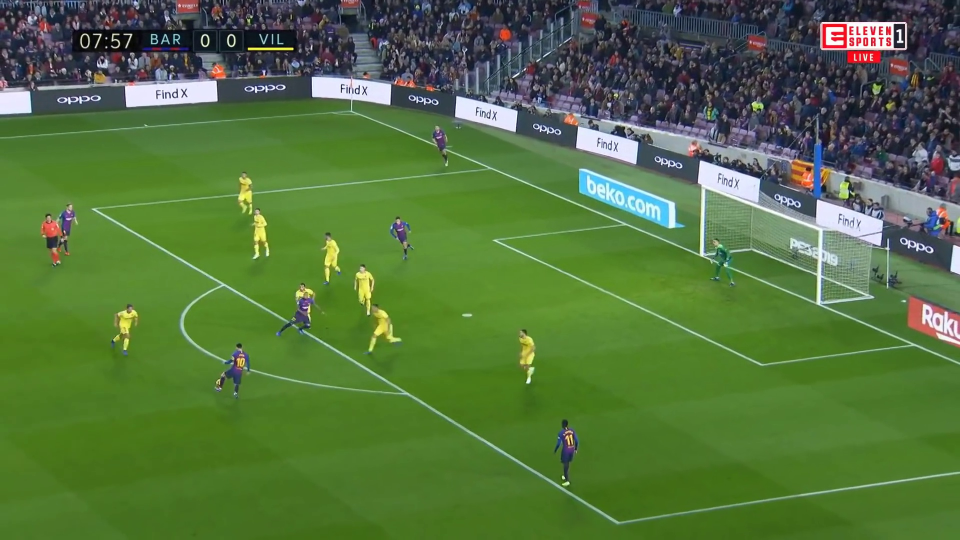
#> input picture images/OG.jpg, 1920 x 1080 px (shown at 1/2 size)
$ python -i VanishingPointUtils.py   (imports and definitions only)
#> lines starting #> are read from the running program, lines starting #| are printed output that depends on the picture; after the words box and inside, x2 and y2 are one past the last pixel; in counts of white or black regions, pixels touching at a corner belong together
#> further down, picture is the input picture: shape (1080, 1920, 3); mean B, G, R 62.1, 114.8, 83.8
import cv2
import numpy as np
import itertools
import random
from itertools import starmap
import math

# [94 lines left out: function get_vertical_lines, not called in this run]

def get_horizontal_lines(image):
    img = image
    selectedLines = []
    selectedLinesParams = []
    linesFound = False
    BlueRedMask = 100

    while linesFound == False:
        hsv = cv2.cvtColor(img, cv2.COLOR_BGR2HSV)
        mask = cv2.inRange(hsv, (36, BlueRedMask, BlueRedMask), (100, 255,255))
        imask = mask>0
        green = np.zeros_like(img, np.uint8)
        green[imask] = img[imask]
        gray = cv2.cvtColor(img,cv2.COLOR_BGR2GRAY)
        edges = cv2.Canny(gray,150,250,apertureSize = 3)
        minLineLength = 1
        maxLineGap = 1250
        lines = cv2.HoughLines(edges,1,np.pi/180, 200)
        if lines.any():
            if len(lines) > 2:
                linesFound = True
            else:
                BlueRedMask -= 10
#> this loop made 1 pass
#> pass 1, in get_horizontal_lines, `mask = cv2.inRange(hsv, (36, BlueRedMask, BlueRedMask), (100, 255,255))`:
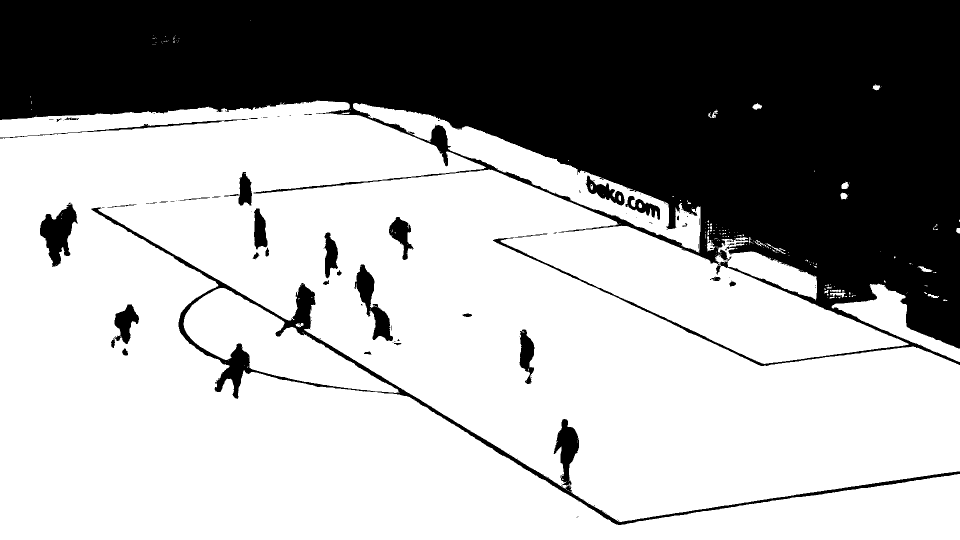
#> mask: shape (1080, 1920) (shown at 1/2 size); 64.7% white; 129 black regions (92 under 20 px), largest, box (x1, y1, x2, y2) and area: (0, 0, 1920, 732) 681146, (183, 415, 1920, 1050) 21487, (80, 407, 155, 534) 4955
#> pass 1, in get_horizontal_lines, `gray = cv2.cvtColor(img,cv2.COLOR_BGR2GRAY)`:
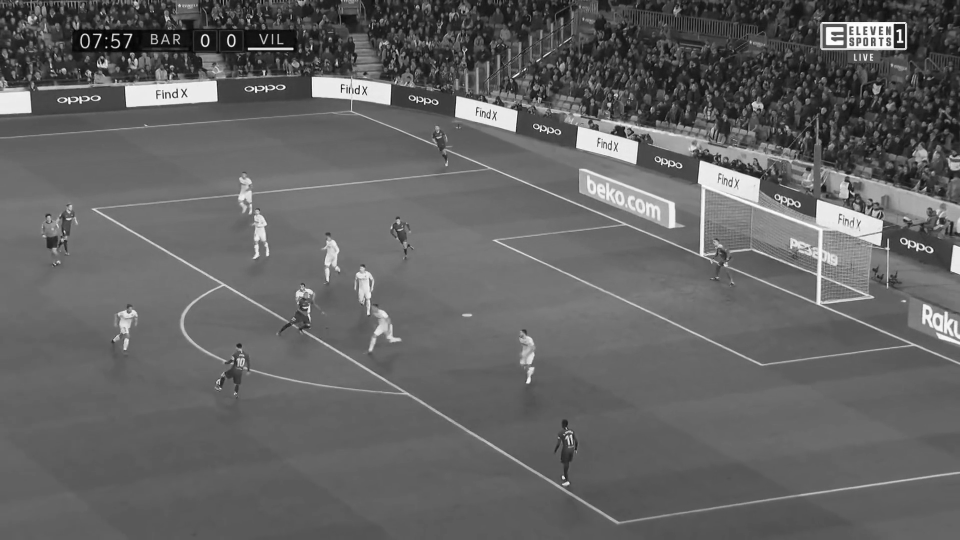
#> gray: shape (1080, 1920) (shown at 1/2 size); min 0, max 255, mean 99.5
#> after the loop:
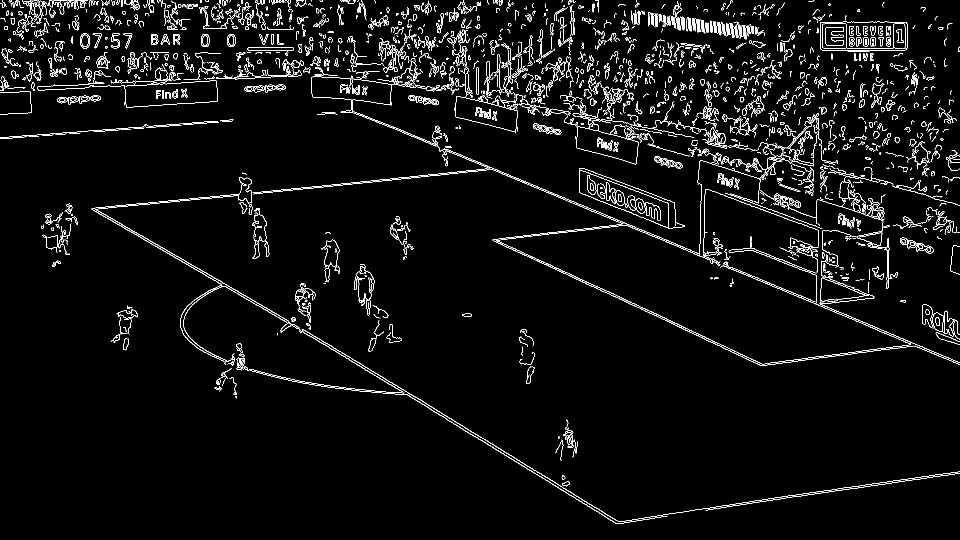
#> edges: shape (1080, 1920) (shown at 1/2 size); 3.9% white in thin lines or dots
#> after the loop:
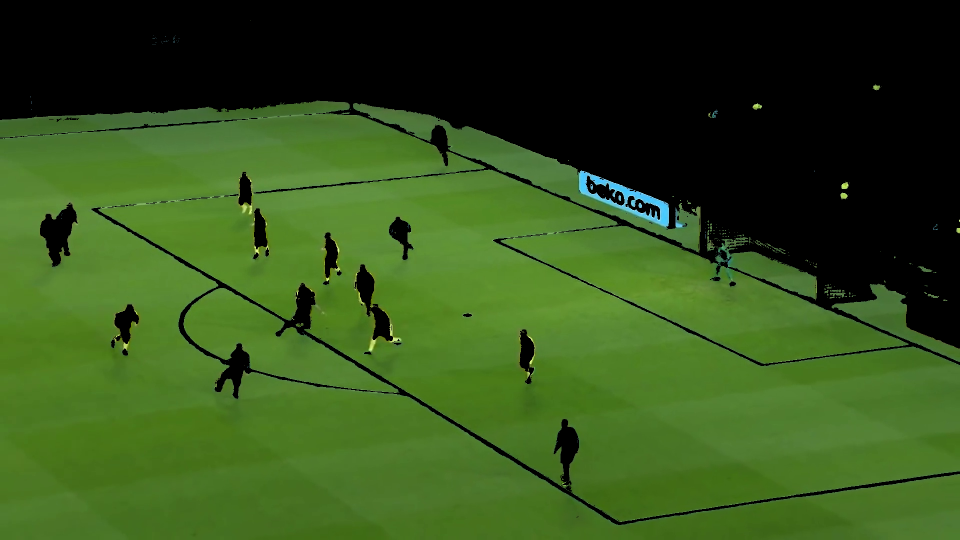
#> green: shape (1080, 1920, 3) (shown at 1/2 size); mean B, G, R 27, 81.1, 51.4
#> after the loop, BlueRedMask = 100

    linesFound = False
    angleMaxLimit = 120
    angleMinLimit = 0
    # angleCosLimit = 0.5
    rLimit = 200
    while linesFound == False:
        for line in lines:
            for r,theta in line:
                isLineValid = True
                a = np.cos(theta)
                b = np.sin(theta)
                if (theta * 180 * 7 / 22) > angleMinLimit and (theta * 180 * 7 / 22) < angleMaxLimit:
                    x0 = a*r
                    y0 = b*r
                    x1 = int(x0 + 1000*(-b))
                    y1 = int(y0 + 1000*(a))
                    x2 = int(x0 - 1000*(-b))
                    y2 = int(y0 - 1000*(a))
                    if len(selectedLines) > 0:
                        for lineParams in selectedLinesParams:
                            if abs(lineParams[0] - r) < rLimit:
                                isLineValid = False
                        for selectedLine in selectedLines:
                            if not line_intersection(selectedLine, [[x1,y1],[x2,y2]]):
                                isLineValid = False
                        if [[x1,y1],[x2,y2]] in selectedLines or [[x2,y2],[x1,y1]] in selectedLines:
                            isLineValid = False
                    if isLineValid:
                        selectedLines.append([[x1,y1],[x2,y2]])
                        selectedLinesParams.append([r, theta])
                        # cv2.line(image,(x1,y1), (x2,y2), (0,0,255),1)
        if len(selectedLines) < 2:
            if rLimit >= 75:
                rLimit -= 10
            else:
                angleMinLimit -= 1
                angleMaxLimit += 1
            # angleCosLimit -= 0.05
        else:
            linesFound = True

    return selectedLines

# def get_horizontal_lines(image):
    img = image
    selectedLines = []
    selectedLinesParams = []
    linesFound = False
    BlueRedMask = 100

    while linesFound == False:
        hsv = cv2.cvtColor(img, cv2.COLOR_BGR2HSV)
        mask = cv2.inRange(hsv, (36, BlueRedMask, BlueRedMask), (70, 255,255))
        imask = mask>0
        green = np.zeros_like(img, np.uint8)
        green[imask] = img[imask]
        gray = cv2.cvtColor(img,cv2.COLOR_BGR2GRAY)
        edges = cv2.Canny(green,150,250,apertureSize = 3)
        minLineLength = 1
        maxLineGap = 1250
        lines = cv2.HoughLines(edges,1,np.pi/180, 200)
        if lines.any():
            if len(lines) > 2:
                linesFound = True
            else:
                BlueRedMask -= 10

    linesFound = False
    angleCosLimit = 0.1
    while linesFound == False:
        for line in lines:
            for r,theta in line:
                isLineValid = True
                a = np.cos(theta)
                b = np.sin(theta)
                if abs(a) < angleCosLimit:
                    x0 = a*r
                    y0 = b*r
                    x1 = int(x0 + 1000*(-b))
                    y1 = int(y0 + 1000*(a))
                    x2 = int(x0 - 1000*(-b))
                    y2 = int(y0 - 1000*(a))
                    if len(selectedLines) > 0:
                        for lineParams in selectedLinesParams:
                            if abs(lineParams[0] - r) < 200:
                                isLineValid = False
                    if isLineValid:
                        selectedLines.append([[x1,y1],[x2,y2]])
                        selectedLinesParams.append([r, theta])
                        # cv2.line(img,(x1,y1), (x2,y2), (0,0,255),1)
        if len(selectedLines) < 2:
            angleCosLimit += 0.05
        else:
            linesFound = True

    return selectedLines

# [4 lines left out: function sample_lines, not called in this run]

def det(a, b):
    return a[0] * b[1] - a[1] * b[0]

def line_intersection(line1, line2):
    x_diff = (line1[0][0] - line1[1][0], line2[0][0] - line2[1][0])
    y_diff = (line1[0][1] - line1[1][1], line2[0][1] - line2[1][1])

    div = det(x_diff, y_diff)
    if div == 0:
        return None

    d = (det(*line1), det(*line2))
    x = det(d, x_diff) / div
    y = det(d, y_diff) / div

    return [x, y]

# [143 lines left out: functions find_intersections, get_vertical_vanishing_point, get_horizontal_vanishing_point, get_angle, get_angle_2, get_ground_plane and 1 more, not called in this run]

>>> import cv2
>>> picture = cv2.imread('images/OG.jpg')
>>> result = get_horizontal_lines(picture)
#> result = [[[-948, 539], [1040, 330]], [[-912, -409], [899, 436]], [[-823, 1328], [1157, 1050]], [[-981, 301], [1013, 161]], [[-852, -570], [1014, 146]]]
